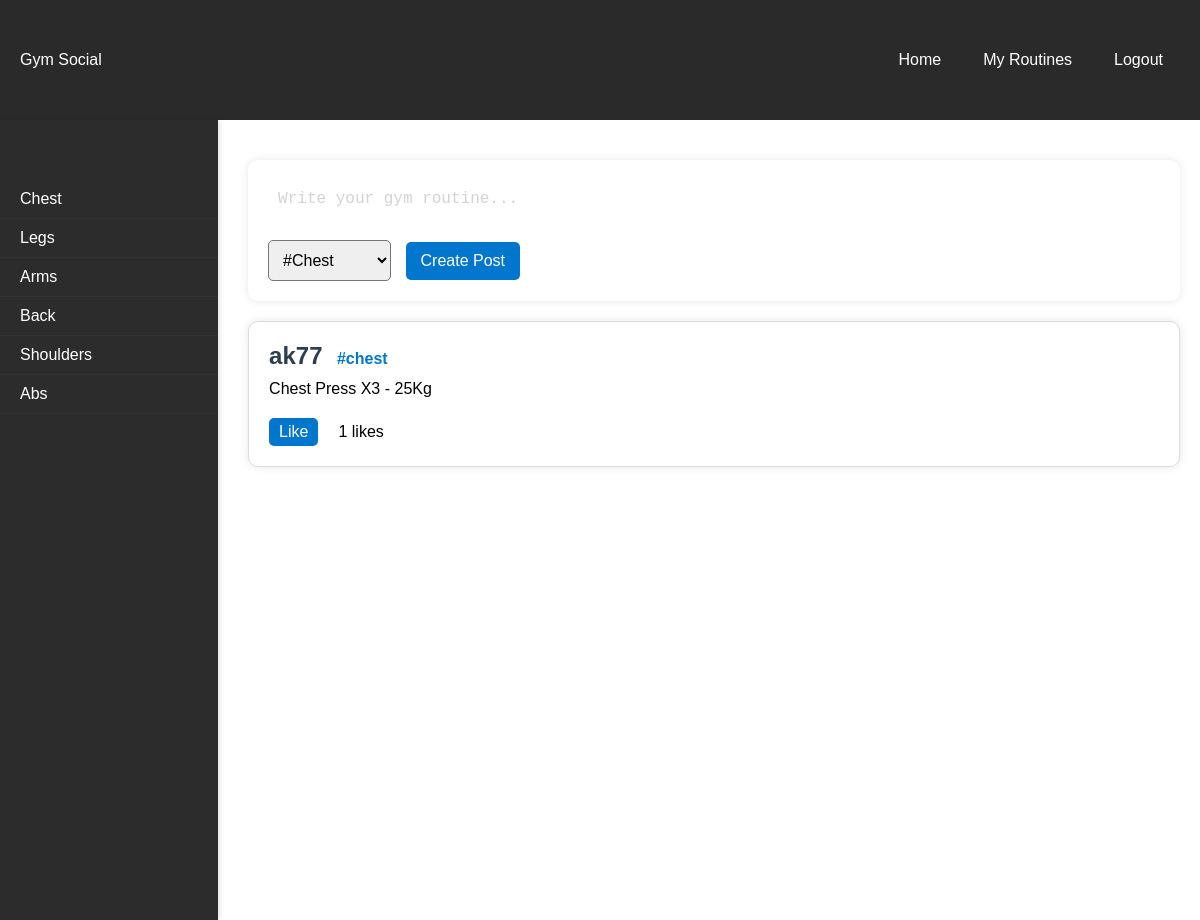
Before: /landing with the older database file.
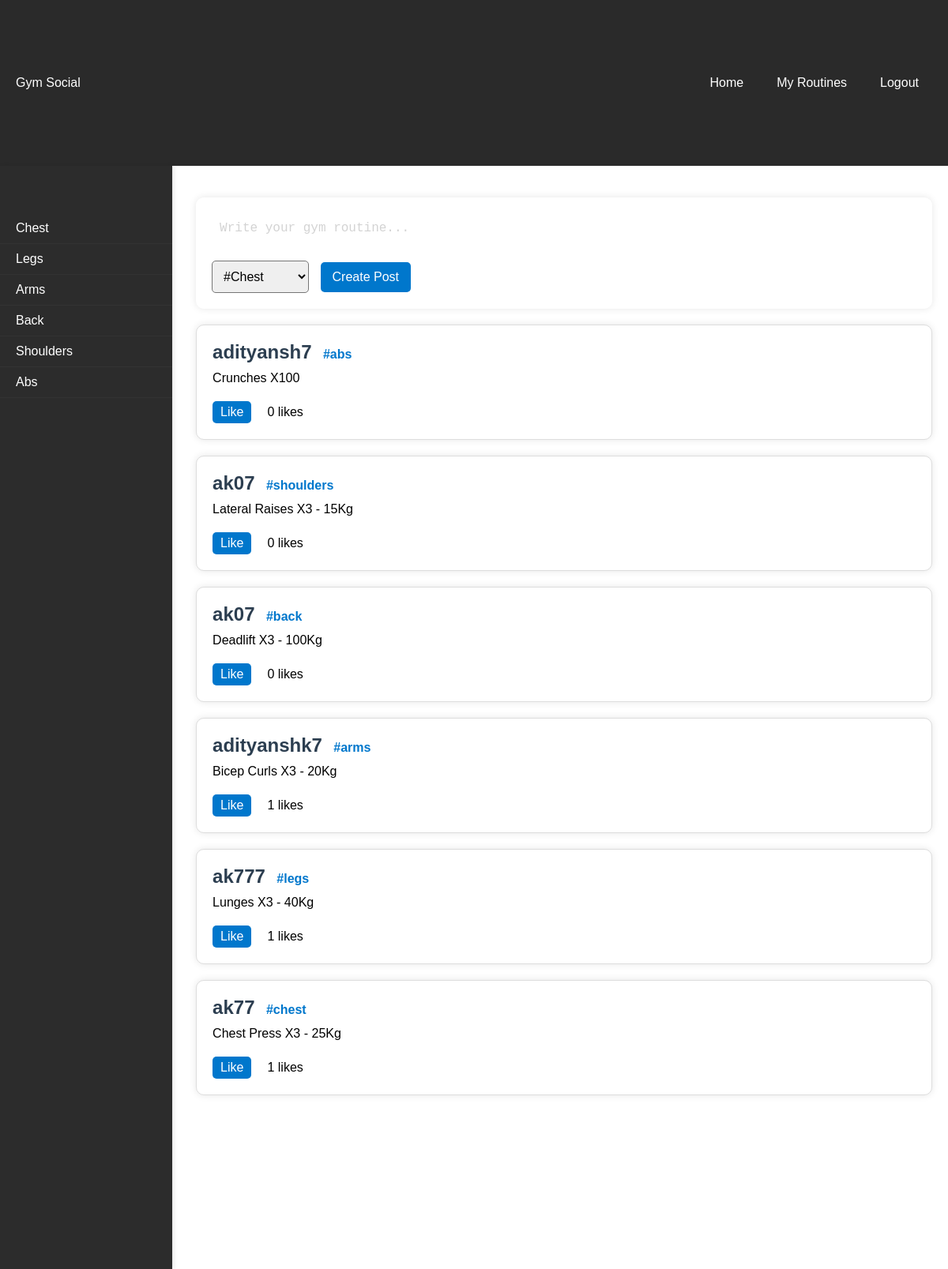
After: the same page with the newer database file.
### tables this page shows
CREATE TABLE posts (
    id INTEGER PRIMARY KEY,
    user_id INTEGER,
    body_part TEXT NOT NULL,
    content TEXT NOT NULL,
    likes INTEGER DEFAULT 0,
    FOREIGN KEY (user_id) REFERENCES users (id)
);

CREATE TABLE users (
    id INTEGER PRIMARY KEY,
    username TEXT NOT NULL UNIQUE,
    password TEXT NOT NULL
);

### app.py (the view)
@app.route('/landing', defaults={'body_part': None}, methods=['GET', 'POST'])
@app.route('/landing/<body_part>/', methods=['GET', 'POST'])
def landing(body_part):
    conn = get_db_connection()
    if body_part:
        posts = conn.execute('SELECT p.id, p.content, p.likes, p.body_part, u.username FROM posts p JOIN users u ON p.user_id = u.id WHERE p.body_part = ? ORDER BY p.id DESC', (body_part,)).fetchall()
    else:
        posts = conn.execute('SELECT p.id, p.content, p.likes, p.body_part, u.username FROM posts p JOIN users u ON p.user_id = u.id ORDER BY p.id DESC').fetchall()
    conn.close()
    return render_template('landing.html', posts=posts)

### app.py (called while the page is built)
def get_db_connection():
    conn = sqlite3.connect(DATABASE)
    conn.row_factory = sqlite3.Row
    return conn

### templates/landing.html (shortened to what this page needs)
<!DOCTYPE html>
<html lang="en">
<head>
    <link rel="stylesheet" href="{{ url_for('static', filename='styles.css') }}">
</head>
<body>
    <header class="top-bar">
        <p>Gym Social</p>
        <div class="right-buttons">
            <a href="{{ url_for('landing') }}" class="top-menu-btn">Home</a>
            <a href="{{ url_for('my_routines') }}" class="top-menu-btn">My Routines</a>
            <a href="{{ url_for('logout') }}" class="logout-btn">Logout</a>
        </div>
    </header>
    <main>
        <div class="side-menu">
            <a href="{{ url_for('landing', body_part='chest') }}" class="menu-btn">Chest</a>
            <a href="{{ url_for('landing', body_part='legs') }}" class="menu-btn">Legs</a>
            <a href="{{ url_for('landing', body_part='arms') }}" class="menu-btn">Arms</a>
            <a href="{{ url_for('landing', body_part='back') }}" class="menu-btn">Back</a>
            <a href="{{ url_for('landing', body_part='shoulders') }}" class="menu-btn">Shoulders</a>
            <a href="{{ url_for('landing', body_part='abs') }}" class="menu-btn">Abs</a>
        </div>
        <section id="feed">
            <div class="box create-post">
                <form action="{{ url_for('create_post') }}" method="post">
                    <textarea name="content" placeholder="Write your gym routine..."></textarea>
                    <select name="body_part">
                        <option value="chest">#Chest</option>
                    </select>
                    <input type="submit" value="Create Post">
                </form>
            </div>
            {% for post in posts %}
            <div class="box post">
                <p class="username">{{ post.username }}</p>
                <p class="body_part">#{{ post.body_part }}</p>
                <p class="content">{{ post.content }}</p>
                <div class="like-section">
                    <a href="#" class="like-button" data-post-id="{{ post.id }}">Like</a>
                    <p class="likes-count" data-post-id="{{ post.id }}">{{ post.likes }} likes</p>
                </div>
            </div>
            {% endfor %}
        </section>
    </main>
</body>
</html>

### static/styles.css (style rules this page uses)
* { margin: 0; padding: 0; box-sizing: border-box; }
body { font-family: Arial, sans-serif; margin: 0; padding: 0; display: flex; flex-direction: column; height: 100vh; }
header { background-color: #333; color: white; text-align: center; padding: 1em 0; flex: 0 0 15%; }
main { flex: 1; display: flex; }
header { display: flex; justify-content: space-between; align-items: center; padding: 1em; background-color: #333; color: white; }
main { display: flex; height: calc(100vh - 60px); }
#feed { margin-left: 10px; width: calc(100% - 220px); padding: 20px; overflow-y: auto; }
.post { border: 1px solid #ddd; padding: 10px; margin-bottom: 10px; }
.content { white-space: pre-line; margin-bottom: 20px; }
.username { font-weight: bold; }
.body_part { color: #0077cc; }
.like-button { background-color: #0077cc; color: white; padding: 5px 10px; text-decoration: none; }
.likes-count { display: inline-block; margin-left: 10px; }
.box { background-color: white; border-radius: 10px; padding: 20px; margin: 20px 0; box-shadow: 0px 0px 10px rgba(0, 0, 0, 0.1); }
.create-post { display: flex; flex-direction: column; gap: 10px; }
.create-post textarea { height: auto; overflow-y: hidden; resize: none; width: 100%; box-sizing: border-box; padding: 10px; font-size: 16px; border: none; border-radius: 5px; outline: none; }
.create-post textarea::placeholder { color: lightgray; }
.create-post select { flex-grow: 1; margin-right: 10px; padding: 10px; font-size: 16px; border-radius: 5px; }
.create-post input[type="submit"] { flex-shrink: 0; padding: 10px 15px; font-size: 16px; border-radius: 5px; white-space: nowrap; }
.create-post input[type="submit"] { background-color: #0077cc; color: white; border: none; cursor: pointer; transition: background-color 0.3s; }
.username { display: inline-block; margin-right: 10px; font-size: 1.5em; font-weight: bold; color: #2c3e50; margin-bottom: 10px; }
.body_part { color: #0077cc; font-weight: bold; display: inline-block; margin-right: 10px; margin-bottom: 10px; }
.username, .body_part { display: inline-block; margin-right: 10px; }
.like-section { display: flex; align-items: center; gap: 10px; margin-top: 10px; }
.like-button { background-color: #0077cc; color: white; padding: 5px 10px; text-decoration: none; border-radius: 5px; transition: background-color 0.3s; }
.top-bar { display: flex; justify-content: space-between; align-items: center; padding: 10px 20px; background-color: #2a2a2a; color: white; }
.top-menu-btn, .logout-btn { background-color: transparent; color: white; padding: 10px 15px; text-align: center; text-decoration: none; display: inline-block; margin: 0 2px; border-radius: 16px; font-size: 16px; transition: background-color 0.3s; }
.right-buttons { display: flex; gap: 8px; }
.side-menu { float: left; width: 220px; height: 100vh; background-color: #2c2c2c; padding-top: 60px; box-shadow: 2px 0 5px rgba(0, 0, 0, 0.1); }
.menu-btn { display: block; padding: 10px 20px; color: white; text-decoration: none; border-bottom: 1px solid #333; transition: background-color 0.3s; }

Changed rows visible on the page:
added posts: username "adityansh7", body_part "abs", content "Crunches X100", likes "0"
added posts: username "ak07", body_part "shoulders", content "Lateral Raises X3 - 15Kg", likes "0"
added posts: username "ak07", body_part "back", content "Deadlift X3 - 100Kg", likes "0"
added posts: username "adityanshk7", body_part "arms", content "Bicep Curls X3 - 20Kg", likes "1"
added posts: username "ak777", body_part "legs", content "Lunges X3 - 40Kg", likes "1"
